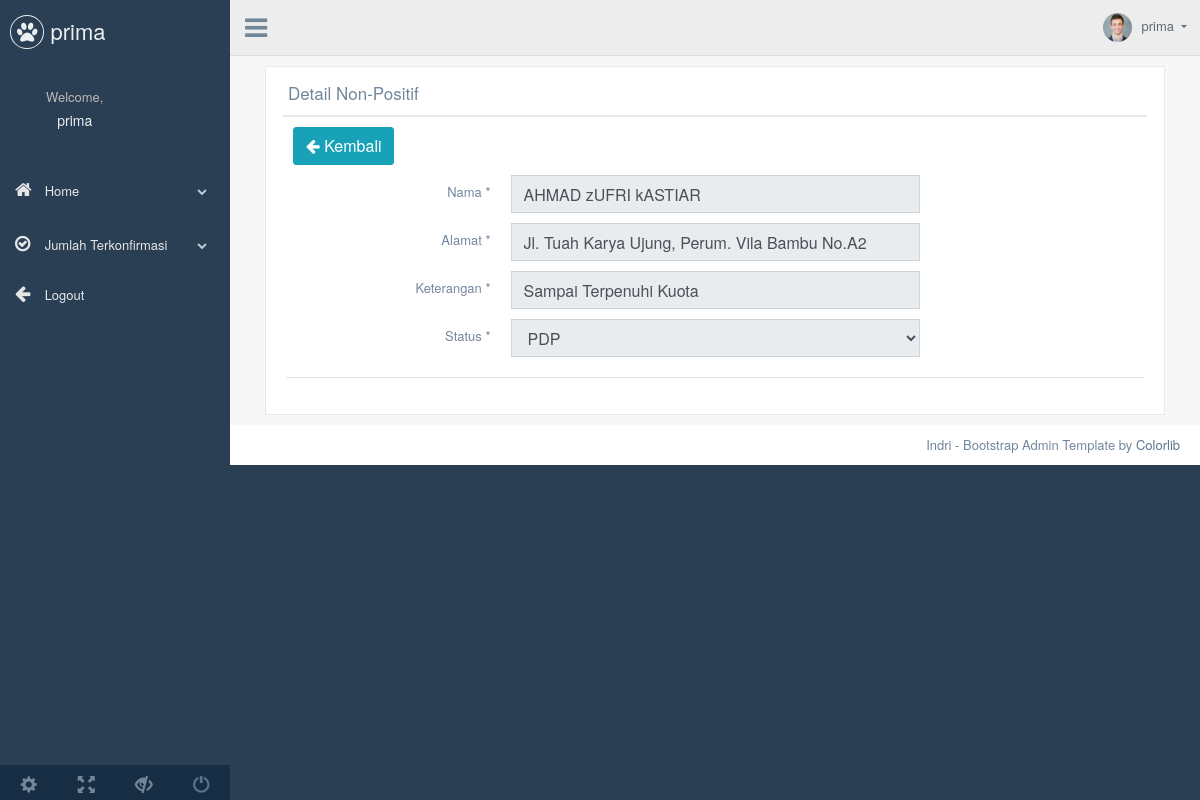
The page /app/views/pdp/detail.php?id=14 (signed in) on the database its author committed.
### tables this page shows
CREATE TABLE `non_positif` (
  `id` int(11) NOT NULL,
  `status` varchar(250) NOT NULL,
  `nama` varchar(255) NOT NULL,
  `alamat` varchar(255) NOT NULL,
  `keterangan` varchar(255) NOT NULL
);

### app/views/pdp/detail.php (the view, shortened to what this page needs)
<?php include("atas.php") ?>
<?php
$id = $_GET['id'] ? intval($_GET['id']) : 0;
try{
  $sql="SELECT * FROM non_positif WHERE id = :id LIMIT 1" ;
  $stmt=$db->prepare($sql);
  $stmt->bindParam(":id",$id, PDO::PARAM_INT);
  $stmt->execute();
}
catch(Exception $e){
  echo "Error " . $e->getMessage();
  exit();
}
$npositif=$stmt->fetch();
?>
<div class="container-fluid">
    <div class="row">
    <div class="col-md-12 col-sm-12 ">
        <div class="x_panel">
            <div class="x_title">
                <h2>Detail Non-Positif</h2>
                <div class="clearfix"></div>
            </div>
            <div class="col-md-12">
                <a href="read.php" class="btn btn-info btn-md"> <i class="fa fa-arrow-left"></i> Kembali </a>
            </div>
            <br>
            <div class="x_content">
                <form action="function_edit.php" method="post">
                    <div class="item form-group">
                        <label class="col-form-label col-md-3 col-sm-3 label-align">Nama <span class="required">*</span>
                        </label>
                        <div class="col-md-6 col-sm-6 ">
                            <input class="form-control" type="text" name="nama" value="<?= $npositif['nama'] ?>"required="" readonly>
                        </div>
                    </div>
                    <div class="item form-group">
                        <label class="col-form-label col-md-3 col-sm-3 label-align">Alamat <span
                                class="required">*</span>
                        </label>
                        <div class="col-md-6 col-sm-6 ">
                            <input name="alamat" class="form-control" value="<?= $npositif['alamat'] ?>"type="text" required=""readonly>
                        </div>
                    </div>
                    <div class="item form-group">
                        <label class="col-form-label col-md-3 col-sm-3 label-align">Keterangan <span
                                class="required">*</span>
                        </label>
                        <div class="col-md-6 col-sm-6">
                            <input name="keterangan" class="form-control"value="<?= $npositif['keterangan'] ?>" type="text" required=""readonly>
                        </div>
                    </div>
                    <div class="item form-group">
                        <label class="col-form-label col-md-3 col-sm-3 label-align">Status <span
                                class="required">*</span></label>
                        <div class="col-md-6 col-sm-6">
                            <select id="heard" name="status" class="form-control" required=""readonly>
                                <option <?php if($npositif['status']=="PDP") ?>selected >PDP</option>
                            </select>
                        </div>
                    </div>
                    <div class="ln_solid"></div>
                </form>
            </div>
        </div>
    </div>
</div>
</div>
<?php include("bawah.php") ?>

### rows shown on the page
non_positif: nama "AHMAD zUFRI kASTIAR", alamat "Jl. Tuah Karya Ujung, Perum. Vila Bambu No.A2"

### other values the page prints
$_SESSION["user"]["name"] "prima"
